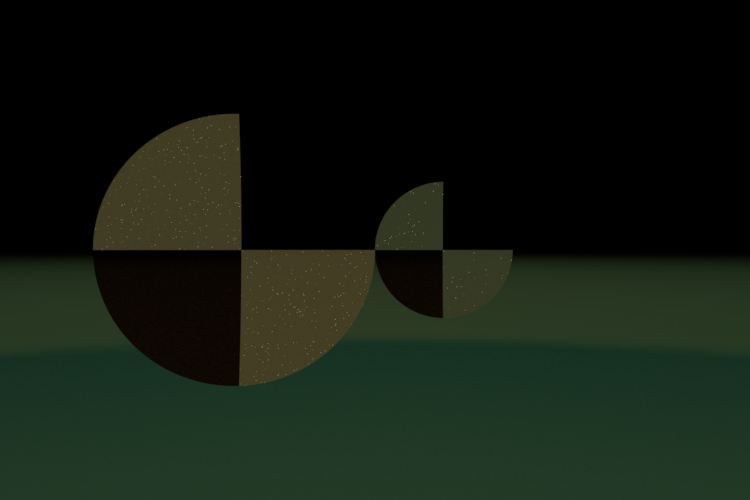
#> input picture simulations/attenuation_coeffs_sweep/000.png, 750 x 500 px, found by its file name
$ python drag_ellipse.py
#> lines starting #> are read from the running program, lines starting #| are printed output that depends on the picture
import math
import matplotlib.pyplot as plt
import matplotlib
from matplotlib.patches import Ellipse
from matplotlib.backend_bases import MouseEvent
from skimage import io


class Point():
    def __init__(self, x, y, name="MyPoint"):
        self._x    = x
        self._y    = y
        self._name = name

    # [4 lines left out: function update_point, not called in this run]

    def get_point(self):
        return (self._x, self._y)

    def __add__(self, other, _name=None):
        x = self._x + other._x
        y = self._y + other._y
        return Point(x, y, name=_name)

    def __sub__(self, other, _name=None):
        x = self._x - other._x
        y = self._y - other._y
        return Point(x, y, name=_name)

    def __repr__(self):
        return "Point {} {}".format(self.get_point(), self._name)

    def get_name(self):
        return self._name

class MyEllipse():
    def __init__(self, x, y, w, h, theta=0, color='b', name="MyEllipse"):
        """
        x,y - ellipse center coordinates [pixels]
        w - width [pixels]
        h - height [pixels]
        """
        self._center = Point(x,y, name='CENTER')
        self._top    = Point(*(self._center - Point(0, h)).get_point(), name='TOP')  # subtract because in images y axis is upside down
        self._right  = Point(*(self._center + Point(w, 0)).get_point(), name='RIGHT')
        self._points = (self._center,
                        self._right,
                        self._top)

        self._theta = theta

        self._patch  = None
        self._anchors_scatter = None
        self._color = color
        self._name = name

    # [7 lines left out: function get_params, not called in this run]

    def __repr__(self):
        return "{}".format(self._name)

    def get_points(self):
        return self._points

    def update_annotations(self, axes):
        """
        update all ellipse drawn elements
        should be called after points are updated
        axes - the subplot to be updated
        """
        if self._patch:
            self._patch.remove()
        if self._anchors_scatter:
            self._anchors_scatter.remove()

        width  = 2 * ((self._right - self._center).get_point()[0])
        height = 2 * ((self._top   - self._center).get_point()[1])
        self._patch = Ellipse(xy=self._center.get_point(), width=width, height=height,
                              edgecolor=self._color, fc='None', lw=2)
        axes.add_patch(self._patch)
        x_c, y_c = self._center.get_point()
        x_r, y_r = self._right.get_point()
        x_t, y_t = self._top.get_point()

        # draw markers
        self._anchors_scatter = axes.scatter((x_c,x_r,x_t),(y_c,y_r,y_t), marker='+', c='b', linewidths=5)

    # [23 lines left out: function update_points, not called in this run]

class DraggablePlot(object):
    """plot with draggable markers"""

    def __init__(self,
                 image=None,
                 target1_est=(30,50,60,40,0),
                 target2_est=(70,50,60,40,0),
                 my_callback=None,
                 standalone = True):
        """
        image - will be displayed on background
        target1/2_est - estimated ellipse params in format (x_enter, y_center, width, height) [pixels]
        my_callback - function pointer, will be called with args: (((x1,y1),w1,h1,0),((x2,y2),w2,h2,0),img) when 'c' pressed
                      0 is currently hard coded as angle # TODO: do we want to keep it that way?
        standalone - running in standalone mode (false -> running from TkInter)
        """
        self._figure, self._axes = None, None
        self._ellipse = None
        self.standalone = standalone
        self._dragging_point_target = None

        self._targets = (MyEllipse(*target1_est, 'r', "target1"),
                         MyEllipse(*target2_est, 'b', "target2"))

        self._my_callback = my_callback
        self.image = image
        self.coeffs = None

    # [12 lines left out: functions get_axes, get_coeffs, not called in this run]

    def _init_plot(self, figure=None, canvas=None):
        self._figure = plt.figure("Example plot") if figure is None else figure
        axes = plt.subplot(1, 1, 1) if figure is None else figure.add_subplot()
        if self.image is None:
            axes.set_xlim(0, 100)
            axes.set_ylim(0, 100)
            axes.grid(which="both")
        self._axes = axes
        if self.image is not None:
            self._axes.imshow(self.image)
        self.myCanvas = self._figure.canvas if canvas is None else canvas
        self.myCanvas.mpl_connect('button_press_event', self._on_click)
        self.myCanvas.mpl_connect('button_release_event', self._on_release)
        self.myCanvas.mpl_connect('motion_notify_event', self._on_motion)
        self.myCanvas.mpl_connect('key_press_event', self._on_key_press)
        self._update_plot()
        if self.standalone:
            self._axes.set_title("correct targets and press \'c\'")
            plt.show()
        else:
            self._axes.set_title("correct targets and press \'Calculate\'")

    def _update_plot(self):
        for t in self._targets:
            t.update_annotations(self._axes)
        self.myCanvas.draw()

    # [72 lines left out: functions _find_neighbor_point, _on_click, _on_release, _on_motion, _on_key_press, not called in this run]

if __name__ == "__main__":
    # TODO: remove this and implement as part of the complete algorithm
    img = io.imread('C:/Users/itaym/Desktop/000.png')
#> img is the input picture: shape (500, 750, 3); mean R, G, B 19.1, 27.4, 17.5

    plot = DraggablePlot(my_callback=print, image=img)._init_plot()
#> in _init_plot, `plt.show()`:
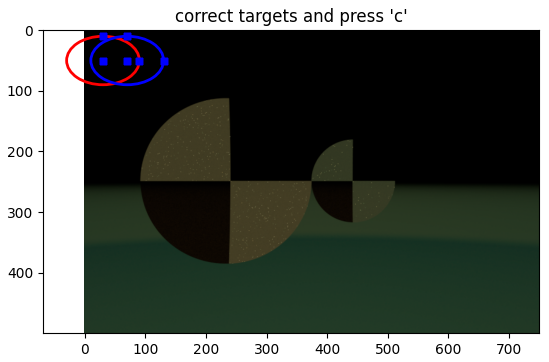
#> figure drawn by matplotlib, 1 panel
